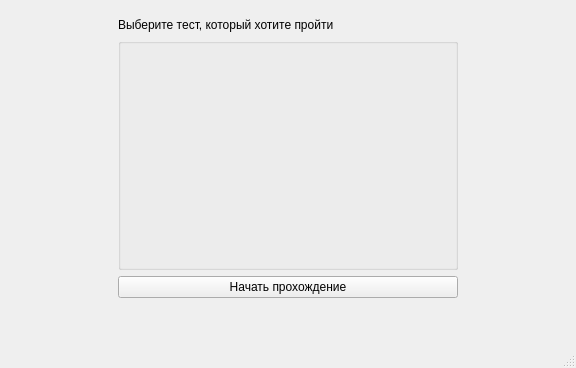
<?xml version="1.0" encoding="UTF-8"?>
<ui version="4.0">
 <class>MainWindow</class>
 <widget class="QMainWindow" name="MainWindow">
  <property name="geometry">
   <rect>
    <x>0</x>
    <y>0</y>
    <width>576</width>
    <height>368</height>
   </rect>
  </property>
  <property name="windowTitle">
   <string>MainWindow</string>
  </property>
  <widget class="QWidget" name="centralwidget">
   <layout class="QHBoxLayout" name="horizontalLayout">
    <item>
     <widget class="QWidget" name="widget" native="true">
      <layout class="QGridLayout" name="gridLayout">
       <item row="0" column="0">
        <layout class="QVBoxLayout" name="verticalLayout">
         <property name="leftMargin">
          <number>100</number>
         </property>
         <property name="rightMargin">
          <number>100</number>
         </property>
         <property name="bottomMargin">
          <number>30</number>
         </property>
         <item>
          <widget class="QLabel" name="label">
           <property name="sizePolicy">
            <sizepolicy hsizetype="Preferred" vsizetype="Fixed">
             <horstretch>0</horstretch>
             <verstretch>0</verstretch>
            </sizepolicy>
           </property>
           <property name="text">
            <string>Выберите тест, который хотите пройти</string>
           </property>
          </widget>
         </item>
         <item>
          <widget class="QGroupBox" name="groupBox">
           <property name="title">
            <string/>
           </property>
           <layout class="QHBoxLayout" name="horizontalLayout_2"/>
          </widget>
         </item>
         <item>
          <widget class="QPushButton" name="start_btn">
           <property name="text">
            <string>Начать прохождение</string>
           </property>
          </widget>
         </item>
        </layout>
       </item>
      </layout>
     </widget>
    </item>
   </layout>
  </widget>
  <widget class="QMenuBar" name="menubar">
   <property name="geometry">
    <rect>
     <x>0</x>
     <y>0</y>
     <width>576</width>
     <height>21</height>
    </rect>
   </property>
  </widget>
  <widget class="QStatusBar" name="statusbar"/>
 </widget>
 <resources/>
 <connections/>
</ui>
